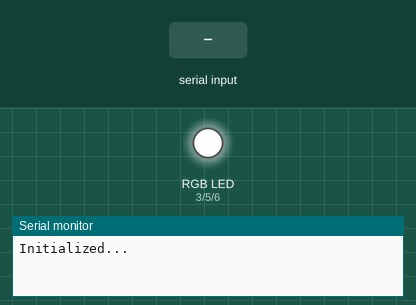
Recording of a sketch running on a simulated Arduino Uno, built with avr-gcc and run on an emulated ATmega328P. Parts: an RGB LED mixed from three pins (HIGH = lit), the last lines printed to the serial monitor. Inputs (shaded band) come from the test bench.

Above: at 1.2 s.
1.3 s: "fade red\n" received over Serial
4.3 s: "green\n" received over Serial
At 5.6 s:
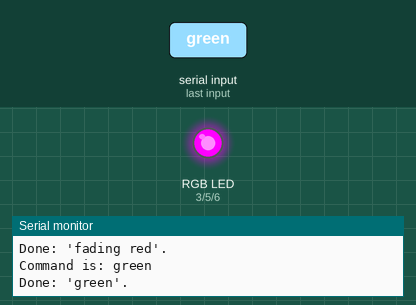
5.9 s: "red\n" received over Serial
At 7.1 s:
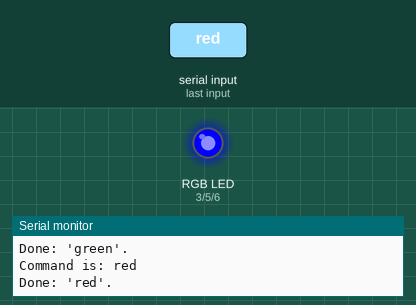
7.4 s: "blue\n" received over Serial
At 8.4 s:
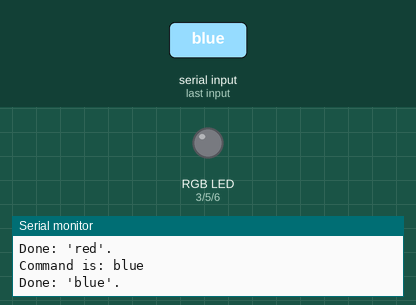
8.9 s: "fade green\n" received over Serial
11.9 s: byte 10 ('\n') received over Serial
At 12.9 s:
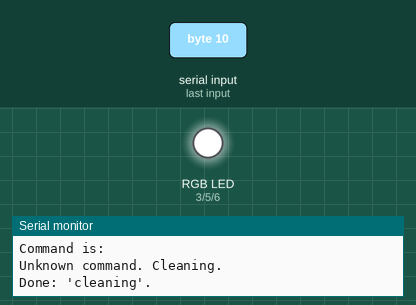
Timing chart, 0 to 14.5 s (numbered marks = the images above; inputs shaded):
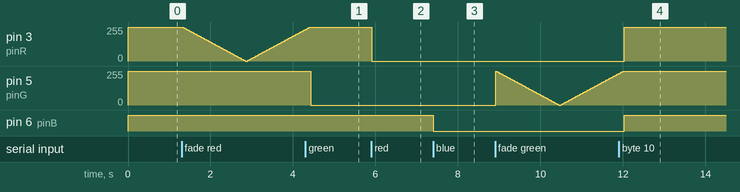

Measured:
- after the input at 4.3 s, pin 5 (pinG): 255/255 → 0/255 after 0.13 s
- after the input at 5.9 s, pin 3 (pinR): 255/255 → 0/255 at once
- after the input at 7.4 s, pin 6 (pinB): HIGH → LOW at once
- after the input at 11.9 s, pin 3 (pinR): 0/255 → 255/255 after 0.13 s; pin 6 (pinB): LOW → HIGH after 0.13 s

The sketch:

COMCommunicationSample.ino
```cpp
const int pinR = 3;
const int pinG = 5;
const int pinB = 6;

String inputString = "";         // a string to hold incoming data
boolean stringComplete = false;  // whether the string is complete

void setup() {
  // initialize the digital pin as an output.
  pinMode(pinR, OUTPUT);
  pinMode(pinG, OUTPUT);
  pinMode(pinB, OUTPUT);
  clearPins();

  // reserve 200 bytes for the inputString
  inputString.reserve(200);

  // initialize COM-port
  Serial.begin(9600);
  Serial.println("Initialized...");
}

void loop() {
  if (stringComplete) {
    Serial.print("Command is: ");
    Serial.println(inputString);
    runCommand(inputString);
    // clear the string
    inputString = "";
    stringComplete = false;
  }
}

void clearPins(){
  digitalWrite(pinR, HIGH);
  digitalWrite(pinG, HIGH);
  digitalWrite(pinB, HIGH);
}

void fading(int ledPin, boolean fade = false)  {
  if (fade){
    // fade out from max to min in increments of 5 points
    for(int fadeValue = 255 ; fadeValue >= 0; fadeValue -=5) {
      // sets the value (range from 0 to 255)
      analogWrite(ledPin, fadeValue);
      // wait for 30 milliseconds to see the dimming effect
      delay(30);
    }

    // fade in from min to max in increments of 5 points
    for(int fadeValue = 0 ; fadeValue <= 255; fadeValue +=5) {
      // sets the value (range from 0 to 255)
      analogWrite(ledPin, fadeValue);
      // wait for 30 milliseconds to see the dimming effect
      delay(30);
    }
  }
  else{
    digitalWrite(ledPin, LOW);
  }
}

/*
  SerialEvent occurs whenever a new data comes in the
 hardware serial RX.  This routine is run between each
 time loop() runs, so using delay inside loop can delay
 response.  Multiple bytes of data may be available.
 */
void serialEvent() {
  while (Serial.available()) {
    // get the new byte
    char inChar = (char)Serial.read();
    // add it to the inputString
    inputString += inChar;
    // if the incoming character is a newline, set a flag
    if (inChar == '\n') {
      inputString.trim();
      stringComplete = true;
    }
  }
}

void runCommand(String command) {
  if (command == "red") {
    fading(pinR);
    Serial.println("Done: 'red'.");
    return;
  }
  if (command == "green") {
    fading(pinG);
    Serial.println("Done: 'green'.");
    return;
  }
  if (command == "blue") {
    fading(pinB);
    Serial.println("Done: 'blue'.");
    return;
  }
  if (command == "fade red") {
    fading(pinR, true);
    Serial.println("Done: 'fading red'.");
    return;
  }
  if (command == "fade green") {
    fading(pinG, true);
    Serial.println("Done: 'fading green'.");
    return;
  }
  if (command == "fade blue") {
    fading(pinB, true);
    Serial.println("Done: 'fading blue'.");
    return;
  }
  Serial.println("Unknown command. Cleaning.");
  clearPins();
  Serial.println("Done: 'cleaning'.");
}
```
